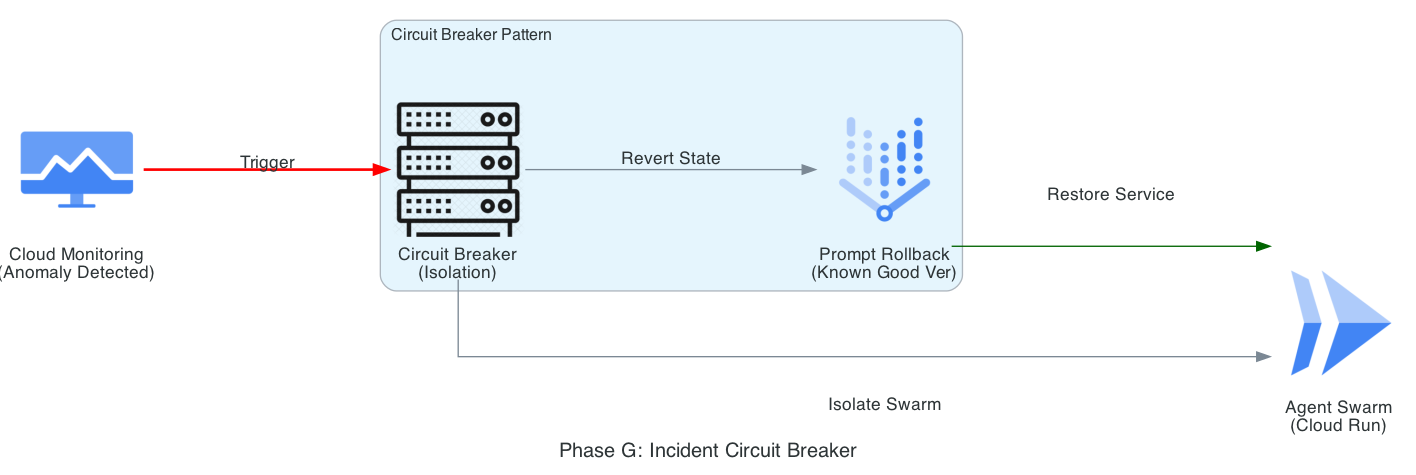

Here is the Python script that generated this plot:
from diagrams import Diagram, Cluster, Edge
from diagrams.gcp.operations import Monitoring
from diagrams.gcp.ml import VertexAI
from diagrams.gcp.compute import Run
from diagrams.generic.compute import Rack

# TOGAF Phase G: Implementation Governance
graph_attr = {
    "pad": "0.1",
    "nodesep": "1.2",
    "ranksep": "2.0",
    "bgcolor": "transparent"
}

with Diagram(
    "Phase G: Incident Circuit Breaker", 
    show=False, 
    filename="strat_incident_circuit_breaker", 
    direction="LR", 
    graph_attr=graph_attr
):
    monitor = Monitoring("Cloud Monitoring\n(Anomaly Detected)")
    
    with Cluster("Circuit Breaker Pattern"):
        breaker = Rack("Circuit Breaker\n(Isolation)")
        rollback = VertexAI("Prompt Rollback\n(Known Good Ver)")

    swarm = Run("Agent Swarm\n(Cloud Run)")
    
    monitor >> Edge(label="Trigger", color="red", style="bold") >> breaker
    breaker >> Edge(label="Isolate Swarm") >> swarm
    breaker >> Edge(label="Revert State") >> rollback
    rollback >> Edge(label="Restore Service", color="darkgreen") >> swarm
